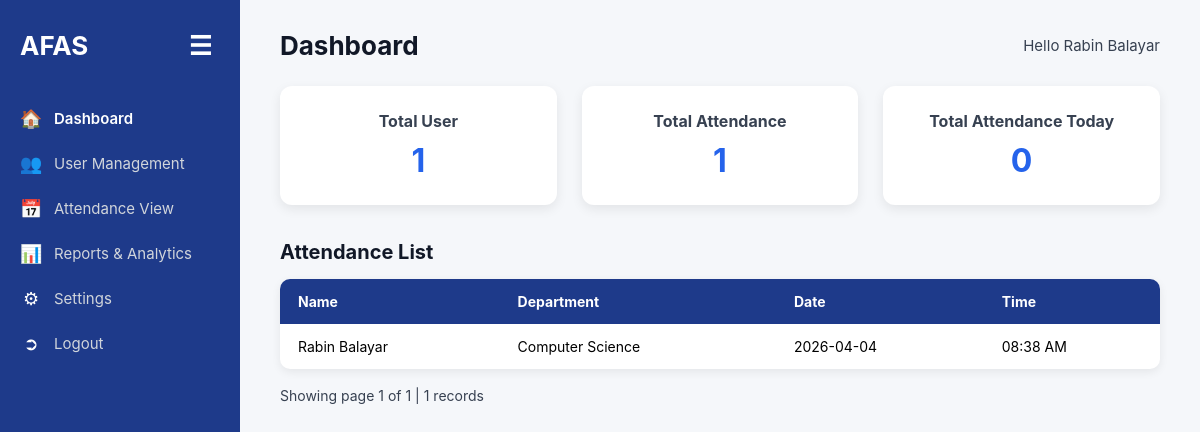
The app's page /dashboard (signed in) with its own data.
### models.py (models this page shows, shortened)
class User(db.Model):
    __tablename__ = "users"
    id = db.Column(db.Integer, primary_key=True)
    name = db.Column(db.String(150), nullable=False)
    sex = db.Column(db.String(10))
    role = db.Column(db.String(20), nullable=False)  # student/teacher/admin
    department = db.Column(db.String(100))
    student_id = db.Column(db.String(50), unique=True)
    teacher_id = db.Column(db.String(50), unique=True)
    admin_id = db.Column(db.String(50), unique=True)
    email = db.Column(db.String(255), unique=True, nullable=False)
    is_active = db.Column(db.Boolean, nullable=False, default=True)
    created_at = db.Column(db.DateTime, default=dt.datetime.utcnow, nullable=False)

class AttendanceLog(db.Model):
    __tablename__ = "attendance_logs"
    id = db.Column(db.Integer, primary_key=True)
    user_id = db.Column(db.Integer, db.ForeignKey("users.id"), nullable=False, index=True)
    day = db.Column(db.String(10), nullable=False, index=True)  # YYYY-MM-DD
    timestamp = db.Column(db.DateTime, default=dt.datetime.utcnow, nullable=False)
    status = db.Column(db.String(50), nullable=False, default="present")
    score = db.Column(db.Float, nullable=False)
    __table_args__ = (
        db.UniqueConstraint("user_id", "day", name="uq_attendance_user_day"),
    )

### app.py (the view)
    @app.get("/dashboard")
    @login_required
    def dashboard():
        page = max(request.args.get("page", default=1, type=int), 1)
        per_page = 20
        total_users = User.query.count()
        total_students = User.query.filter_by(role="student").count()
        total_attendance = AttendanceLog.query.count()
        today = dt.date.today().isoformat()
        today_present = AttendanceLog.query.filter_by(day=today).count()
        q = (
            db.session.query(AttendanceLog, User)
            .join(User, User.id == AttendanceLog.user_id)
            .order_by(AttendanceLog.timestamp.desc())
        )
        total_pages = max((total_attendance + per_page - 1) // per_page, 1)
        if page > total_pages:
            page = total_pages
        rows = q.offset((page - 1) * per_page).limit(per_page).all()
        attendance = []
        for log, user in rows:
            ny_tz = ZoneInfo("America/New_York")
            ts = log.timestamp
            ts_utc = ts.replace(tzinfo=dt.timezone.utc)
            ts_ny = ts_utc.astimezone(ny_tz)
            attendance.append({
                "name": user.name,
                "department": user.department or "",
                "date": ts_ny.strftime("%Y-%m-%d"),
                "time": ts_ny.strftime("%I:%M %p"),
            })
        return render_template(
            "dashboard.html",
            total_users=total_users,
            total_students=total_students,
            total_attendance=total_attendance,
            today=today,
            today_present=today_present,
            attendance=attendance,
            page=page,
            per_page=per_page,
            total_pages=total_pages,
            role=session.get("portal_role"),
            active="dashboard",
        )

### auth.py (called while the page is built)
def login_required(view):
    @wraps(view)
    def wrapped(*args, **kwargs):
        if not session.get("portal_user_id"):
            return redirect(url_for("login", next=request.path))
        return view(*args, **kwargs)
    return wrapped

### templates/dashboard.html (shortened to what this page needs)
{% extends "layout.html" %}
{% block content %}
<div class="topbar">
    <h2>Dashboard</h2>
    <div class="profile">Hello {{ display_name }}</div>
</div>
<div class="card-grid">
    <div class="card">
        <h3>Total User</h3>
        <p>{{ total_users }}</p>
    </div>
    <div class="card">
        <h3>Total Attendance</h3>
        <p>{{ total_attendance }}</p>
    </div>
    <div class="card">
        <h3>Total Attendance Today</h3>
        <p>{{ today_present }}</p>
    </div>
</div>
<div class="section">
    <h3>Attendance List</h3>
    <table class="styled-table">
        <thead>
            <tr>
                <th>Name</th>
                <th>Department</th>
                <th>Date</th>
                <th>Time</th>
            </tr>
        </thead>
        <tbody>
            {% for row in attendance %}
            <tr>
                <td>{{ row.name }}</td>
                <td>{{ row.department }}</td>
                <td>{{ row.date }}</td>
                <td>{{ row.time }}</td>
            </tr>
            {% endfor %}
        </tbody>
    </table>
    <div class="pagination">
        <span>Showing page {{ page }} of {{ total_pages }} | {{ total_attendance }} records</span>
    </div>
</div>
{% endblock %}

### static/css/afas.css (style rules this page uses)
* { margin: 0; padding: 0; box-sizing: border-box; font-family: "Inter", Arial, sans-serif; }
body { background: #f5f7fa; display: flex; min-height: 100vh; }
.topbar { display: flex; justify-content: space-between; align-items: center; margin-bottom: 25px; }
.topbar h2 { font-size: 26px; color: #111827; }
.profile { font-size: 15px; color: #374151; }
.card-grid { display: grid; grid-template-columns: repeat(3, 1fr); gap: 25px; margin-bottom: 35px; }
.card { background: white; padding: 25px; border-radius: 12px; box-shadow: 0 4px 12px rgba(0,0,0,0.08); text-align: center; }
.card h3 { font-size: 16px; color: #374151; margin-bottom: 10px; }
.card p { font-size: 32px; font-weight: 700; color: #2563eb; }
.section h3 { font-size: 20px; margin-bottom: 15px; color: #111827; }
.styled-table { width: 100%; border-collapse: collapse; background: white; border-radius: 10px; overflow: hidden; box-shadow: 0 3px 10px rgba(0,0,0,0.07); }
.styled-table thead { background: #1e3a8a; color: white; }
.styled-table th, .styled-table td { padding: 14px 18px; text-align: left; font-size: 14px; }
.pagination { margin-top: 18px; font-size: 14px; color: #374151; display: flex; justify-content: space-between; align-items: center; gap: 16px; flex-wrap: wrap; }

### records on screen
User: name "Rabin Balayar"
AttendanceLog: name "Rabin Balayar", department "Computer Science", date "2026-04-04", time "08:38 AM"

### other values on screen
{{ total_users }} "1"
{{ total_attendance }} "1"
{{ today_present }} "0"
{{ page }} "1"
{{ total_pages }} "1"
